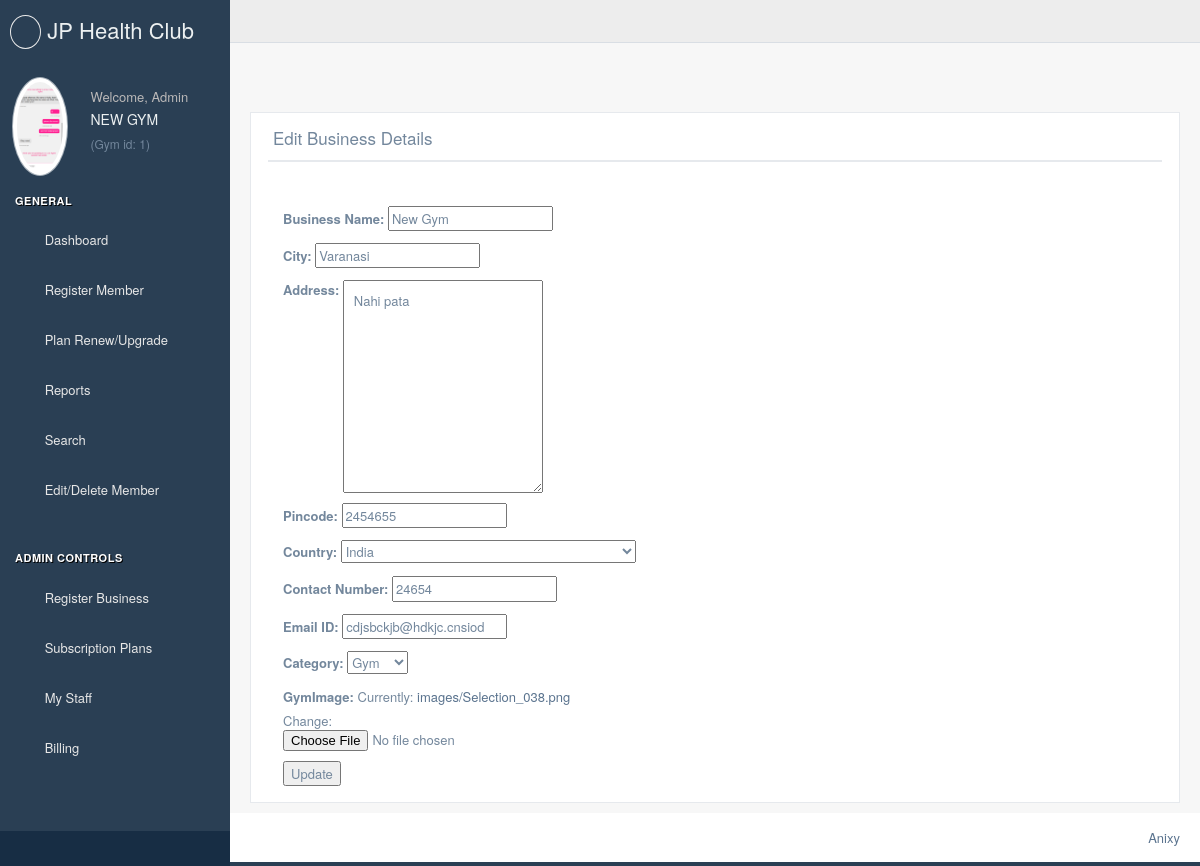
The page /client/edit/ (signed in) on the database its author committed.
### appRegistration/models.py (models this page shows, shortened)
class gymDetails(models.Model):
    COUNTRIES = (
        ('AD', 'Andorra'),
        ('AE', 'United Arab Emirates'),
        ('AF', 'Afghanistan'),
        ('AG', 'Antigua & Barbuda'),
        ('AI', 'Anguilla'),
        ('AL', 'Albania'),
        ('AM', 'Armenia'),
        ('AN', 'Netherlands Antilles'),
        ('AO', 'Angola'),
        ('AQ', 'Antarctica'),
        ('AR', 'Argentina'),
        ('AS', 'American Samoa'),
        ('AT', 'Austria'),
        ('AU', 'Australia'),
        ('AW', 'Aruba'),
        ('AZ', 'Azerbaijan'),
        ('BA', 'Bosnia and Herzegovina'),
        ('BB', 'Barbados'),
        ('BD', 'Bangladesh'),
        ('BE', 'Belgium'),
        ('BF', 'Burkina Faso'),
        ('BG', 'Bulgaria'),
        ('BH', 'Bahrain'),
        ('BI', 'Burundi'),
        ('BJ', 'Benin'),
        ('BM', 'Bermuda'),
        ('BN', 'Brunei Darussalam'),
        ('BO', 'Bolivia'),
        ('BR', 'Brazil'),
        ('BS', 'Bahama'),
        ('BT', 'Bhutan'),
        ('BV', 'Bouvet Island'),
        ('BW', 'Botswana'),
        ('BY', 'Belarus'),
        ('BZ', 'Belize'),
        ('CA', 'Canada'),
        ('CC', 'Cocos (Keeling) Islands'),
        ('CF', 'Central African Republic'),
        ('CG', 'Congo'),
        ('CH', 'Switzerland'),
        ('CI', 'Ivory Coast'),
        ('CK', 'Cook Iislands'),
        ('CL', 'Chile'),
        ('CM', 'Cameroon'),
        ('CN', 'China'),
        ('CO', 'Colombia'),
        ('CR', 'Costa Rica'),
        ('CU', 'Cuba'),
        ('CV', 'Cape Verde'),
        ('CX', 'Christmas Island'),
        ('CY', 'Cyprus'),
        ('CZ', 'Czech Republic'),
        ('DE', 'Germany'),
        ('DJ', 'Djibouti'),
        ('DK', 'Denmark'),
        ('DM', 'Dominica'),
        ('DO', 'Dominican Republic'),
        ('DZ', 'Algeria'),
        ('EC', 'Ecuador'),
        ('EE', 'Estonia'),
        ('EG', 'Egypt'),
        ('EH', 'Western Sahara'),
        ('ER', 'Eritrea'),
        ('ES', 'Spain'),
        ('ET', 'Ethiopia'),
        ('FI', 'Finland'),
        ('FJ', 'Fiji'),
        ('FK', 'Falkland Islands (Malvinas)'),
        ('FM', 'Micronesia'),
        ('FO', 'Faroe Islands'),
        ('FR', 'France'),
        ('FX', 'France, Metropolitan'),
        ('GA', 'Gabon'),
        ('GB', 'United Kingdom (Great Britain)'),
        ('GD', 'Grenada'),
        ('GE', 'Georgia'),
        ('GF', 'French Guiana'),
        ('GH', 'Ghana'),
        ('GI', 'Gibraltar'),
        ('GL', 'Greenland'),
        ('GM', 'Gambia'),
        ('GN', 'Guinea'),
        ('GP', 'Guadeloupe'),
        ('GQ', 'Equatorial Guinea'),
        ('GR', 'Greece'),
        ('GS', 'South Georgia and the South Sandwich Islands'),
        ('GT', 'Guatemala'),
        ('GU', 'Guam'),
        ('GW', 'Guinea-Bissau'),
        ('GY', 'Guyana'),
        ('HK', 'Hong Kong'),
        ('HM', 'Heard & McDonald Islands'),
        ('HN', 'Honduras'),
        ('HR', 'Croatia'),
        ('HT', 'Haiti'),
        ('HU', 'Hungary'),
        ('ID', 'Indonesia'),
        ('IE', 'Ireland'),
        ('IL', 'Israel'),
        ('IN', 'India'),
        ('IO', 'British Indian Ocean Territory'),
        ('IQ', 'Iraq'),
        ('IR', 'Islamic Republic of Iran'),
        ('IS', 'Iceland'),
        ('IT', 'Italy'),
        ('JM', 'Jamaica'),
        ('JO', 'Jordan'),
        ('JP', 'Japan'),
        ('KE', 'Kenya'),
        ('KG', 'Kyrgyzstan'),
        ('KH', 'Cambodia'),
        ('KI', 'Kiribati'),
        ('KM', 'Comoros'),
        ('KN', 'St. Kitts and Nevis'),
        ('KP', 'Korea, Democratic People\'s Republic of'),
        ('KR', 'Korea, Republic of'),
        ('KW', 'Kuwait'),
        ('KY', 'Cayman Islands'),
        ('KZ', 'Kazakhstan'),
        ('LA', 'Lao People\'s Democratic Republic'),
        ('LB', 'Lebanon'),
        ('LC', 'Saint Lucia'),
        ('LI', 'Liechtenstein'),
        ('LK', 'Sri Lanka'),
        ('LR', 'Liberia'),
        ('LS', 'Lesotho'),
        ('LT', 'Lithuania'),
        ('LU', 'Luxembourg'),
        ('LV', 'Latvia'),
        ('LY', 'Libyan Arab Jamahiriya'),
        ('MA', 'Morocco'),
        ('MC', 'Monaco'),
        ('MD', 'Moldova, Republic of'),
        ('MG', 'Madagascar'),
        ('MH', 'Marshall Islands'),
        ('ML', 'Mali'),
        ('MN', 'Mongolia'),
        ('MM', 'Myanmar'),
        ('MO', 'Macau'),
        ('MP', 'Northern Mariana Islands'),
        ('MQ', 'Martinique'),
        ('MR', 'Mauritania'),
        ('MS', 'Monserrat'),
        ('MT', 'Malta'),
        ('MU', 'Mauritius'),
        ('MV', 'Maldives'),
        ('MW', 'Malawi'),
        ('MX', 'Mexico'),
        ('MY', 'Malaysia'),
        ('MZ', 'Mozambique'),
        ('NA', 'Namibia'),
        ('NC', 'New Caledonia'),
        ('NE', 'Niger'),
        ('NF', 'Norfolk Island'),
        ('NG', 'Nigeria'),
        ('NI', 'Nicaragua'),
        ('NL', 'Netherlands'),
        ('NO', 'Norway'),
        ('NP', 'Nepal'),
        ('NR', 'Nauru'),
        ('NU', 'Niue'),
        ('NZ', 'New Zealand'),
        ('OM', 'Oman'),
        ('PA', 'Panama'),
        ('PE', 'Peru'),
        ('PF', 'French Polynesia'),
        ('PG', 'Papua New Guinea'),
        ('PH', 'Philippines'),
        ('PK', 'Pakistan'),
        ('PL', 'Poland'),
        ('PM', 'St. Pierre & Miquelon'),
        ('PN', 'Pitcairn'),
        ('PR', 'Puerto Rico'),
        ('PT', 'Portugal'),
        ('PW', 'Palau'),
        ('PY', 'Paraguay'),
        ('QA', 'Qatar'),
        ('RE', 'Reunion'),
        ('RO', 'Romania'),
        ('RU', 'Russian Federation'),
        ('RW', 'Rwanda'),
        ('SA', 'Saudi Arabia'),
        ('SB', 'Solomon Islands'),
        ('SC', 'Seychelles'),
        ('SD', 'Sudan'),
        ('SE', 'Sweden'),
        ('SG', 'Singapore'),
        ('SH', 'St. Helena'),
        ('SI', 'Slovenia'),
        ('SJ', 'Svalbard & Jan Mayen Islands'),
        ('SK', 'Slovakia'),
        ('SL', 'Sierra Leone'),
        ('SM', 'San Marino'),
        ('SN', 'Senegal'),
        ('SO', 'Somalia'),
        ('SR', 'Suriname'),
        ('ST', 'Sao Tome & Principe'),
        ('SV', 'El Salvador'),
        ('SY', 'Syrian Arab Republic'),
        ('SZ', 'Swaziland'),
        ('TC', 'Turks & Caicos Islands'),
        ('TD', 'Chad'),
        ('TF', 'French Southern Territories'),
        ('TG', 'Togo'),
        ('TH', 'Thailand'),
        ('TJ', 'Tajikistan'),
        ('TK', 'Tokelau'),
        ('TM', 'Turkmenistan'),
        ('TN', 'Tunisia'),
        ('TO', 'Tonga'),
        ('TP', 'East Timor'),
        ('TR', 'Turkey'),
        ('TT', 'Trinidad & Tobago'),
        ('TV', 'Tuvalu'),
        ('TW', 'Taiwan, Province of China'),
        ('TZ', 'Tanzania, United Republic of'),
        ('UA', 'Ukraine'),
        ('UG', 'Uganda'),
        ('UM', 'United States Minor Outlying Islands'),
        ('US', 'United States of America'),
        ('UY', 'Uruguay'),
        ('UZ', 'Uzbekistan'),
        ('VA', 'Vatican City State (Holy See)'),
        ('VC', 'St. Vincent & the Grenadines'),
        ('VE', 'Venezuela'),
        ('VG', 'British Virgin Islands'),
        ('VI', 'United States Virgin Islands'),
        ('VN', 'Viet Nam'),
        ('VU', 'Vanuatu'),
        ('WF', 'Wallis & Futuna Islands'),
        ('WS', 'Samoa'),
        ('YE', 'Yemen'),
        ('YT', 'Mayotte'),
        ('YU', 'Yugoslavia'),
        ('ZA', 'South Africa'),
        ('ZM', 'Zambia'),
        ('ZR', 'Zaire'),
        ('ZW', 'Zimbabwe'),
        ('ZZ', 'Others'),
    )
    gymName = models.CharField('Business Name', max_length=100,)
    gymCity = models.CharField('City', max_length=100,)
    gymAddress = models.TextField('Address')
    gymPincode = models.IntegerField('Pincode',)
    gymCountry = models.CharField('Country', max_length=100, choices=COUNTRIES)
    gymRegistrationDate = models.DateTimeField('Registration Date')
    gymNumber = models.IntegerField(primary_key=True, null=False)
    BusinessType = (('gym', 'Gym'), ('yoga', 'Yoga'),)
    gymContactNumber = models.IntegerField('Contact Number')
    gymEmail = models.EmailField('Email ID', max_length=100)
    gymType = models.CharField('Category', max_length=100, choices=BusinessType)
    gymImage = models.ImageField(upload_to='images/', default='images/img.jpg')
    gymUser = models.ForeignKey(User, unique=True, on_delete=models.CASCADE)

### appRegistration/views.py (the view)
# urls.py: url(r'^client/edit/$', views.clientEdit, name='clientEdit'),
@login_required
def clientEdit(request):
    my_record = gymDetails.objects.get(gymUser_id=request.user.id)
    form = gymDetailsForm(instance=my_record)
    if request.POST:
        print('inside')
        form = gymDetailsForm(request.POST, request.FILES, instance=my_record)
        form.save()
        messages.success(request, 'Business details updated successfully.')
    common = commonDisplay(request)
    context = {'form': form}
    finalContext = {**common, **context}  # append the dictionaries
    return render(request, 'clientEdit.html', context=finalContext)

### appRegistration/forms.py
class gymDetailsForm(forms.ModelForm):
    class Meta:
        model = gymDetails
        fields = '__all__'
        exclude = ['gymRegistrationDate', 'gymNumber', 'gymUser']

### main/views.py (called while the page is built)
def commonDisplay(request):
    user = request.user.username
    userId = request.user.id
    print(userId)
    gymName = ''
    gymNumber = '#'
    gymImage = ['']
    gymType = ['']
    gymObj = gymDetails.objects.filter(gymUser_id=request.user.id).values()
    for i in gymObj:
        gymName = i['gymName']
        gymNumber = i['gymNumber']
        gymType = i['gymType']
        gymImage = i['gymImage']
        print(gymName, gymNumber)
    context = {'user': user, 'userId': userId, 'gymName': gymName, 'gymNumber': gymNumber, 'gymImage': gymImage}
    return context

### appRegistration/templates/clientEdit.html (shortened to what this page needs)
{% extends "base.html" %}
{% block content %}
    <div class="x_panel">
        <div class="x_title">
            <h2>Edit Business Details</h2>
            <div class="clearfix"></div>
        </div>
        <div class="x_content">
            <br/>
            <form action="/client/edit/" method="post" enctype="multipart/form-data">{% csrf_token %}
                <div class="form-group">
                    <div class="col-md-7">
                        {{ form.as_p }}
                        <input type="submit" value="Update">
                    </div>
                </div>
            </form>
        </div>
    </div>
{% endblock %}

### appRegistration/templates/base.html (shortened to what this page needs)
{% load staticfiles %}
<!DOCTYPE html>
<html lang="en">
<head>
    <link href="{% static '/vendors/bootstrap/dist/css/bootstrap.min.css' %}" rel="stylesheet">
    <link href="{% static '/vendors/font-awesome/css/font-awesome.min.css' %}" rel="stylesheet">
    <link href="{% static '/vendors/nprogress/nprogress.css' %}" rel="stylesheet">
    <link href="{% static '/vendors/iCheck/skins/flat/green.css' %}" rel="stylesheet">
    <link href="{% static '/vendors/bootstrap-progressbar/css/bootstrap-progressbar-3.3.4.min.css' %}" rel="stylesheet">
    <link href="{% static '/vendors/jqvmap/dist/jqvmap.min.css' %}" rel="stylesheet"/>
    <link href="{% static '/vendors/bootstrap-daterangepicker/daterangepicker.css' %}" rel="stylesheet">
    <link href="{% static '/build/css/custom.min.css' %}" rel="stylesheet">
</head>
<body class="nav-md">
<div class="container body">
    <div class="main_container">
        <div class="col-md-3 left_col">
            <div class="left_col scroll-view">
                <div class="navbar nav_title" style="border: 0;">
                    <a href="/" class="site_title"><i class="fa fa-shield"></i> <span>JP Health Club</span></a>
                </div>
                <div class="profile_pic">
                    <img src="{{ MEDIA_URL }}{{ gymImage }}" alt="Logo" class="img-circle profile_img">
                </div>
                <div class="profile clearfix">
                    <div class="profile_info">
                        <span>Welcome, {{ user|title }}</span>
                        <h2>{{ gymName|upper }}</h2>
                        <h6>(Gym id: {{ gymNumber }})</h6>
                    </div>
                </div>
                <br/>
                <div id="sidebar-menu" class="main_menu_side hidden-print main_menu">
                    <div class="menu_section">
                        <h3>General</h3>
                        <ul class="nav side-menu">
                            <li><a href="{% url 'dashboard' %}"><i class="fa fa-home"></i> Dashboard</a>
                            </li>
                            <li><a href="{% url 'memberRegistration' %}"><i class="fa fa-edit"></i> Register Member </a>
                            </li>
                            <li><a href="{% url 'clientActivatePlan' %}"><i class="fa fa-desktop"></i> Plan
                                Renew/Upgrade </a>
                            </li>
                            <li><a><i class="fa fa-table"></i> Reports <span class="fa fa-chevron-down"></span></a>
                            </li>
                            <li><a><i class="fa fa-search"></i> Search <span class="fa fa-chevron-down"></span></a>
                            </li>
                            <li><a href="{% url 'edituser' %}"><i class="fa fa-eraser"></i> Edit/Delete Member </a>
                        </ul>
                    </div>
                    <div class="menu_section">
                        <h3>Admin Controls</h3>
                        <ul class="nav side-menu">
                            <li><a href="{% url 'clientRegistration' %}"><i class="fa fa-line-chart"></i> Register
                                Business </a></li>
                            <li><a><i class="fa fa-briefcase"></i> Subscription Plans <span
                                    class="fa fa-chevron-down"></span></a>
                            </li>
                            <li><a><i class="fa fa-users"></i> My Staff <span class="fa fa-chevron-down"></span></a>
                            </li>
                            <li><a href="{% url 'billing' %}"><i class="fa fa-money"></i> Billing </a>
                            </li>
                        </ul>
                    </div>
                </div>
                <div class="sidebar-footer hidden-small">
                    <a data-toggle="tooltip" data-placement="top" title="Edit" href="{% url 'clientEdit' %}">
                        <span class="glyphicon glyphicon-cog" aria-hidden="true"></span>
                    </a>
                    <a data-toggle="tooltip" data-placement="top" title="FullScreen" href="javascript: void(0)"
                       onclick="popup('/')">
                        <span class="glyphicon glyphicon-fullscreen" aria-hidden="true"></span>
                    </a>
                    <a data-toggle="tooltip" data-placement="top" title="Lock" href="{% url 'payment' %}">
                        <span class="glyphicon glyphicon-eye-close" aria-hidden="true"></span>
                    </a>
                    <a data-toggle="tooltip" data-placement="top" title="Logout" href="/accounts/logout">
                        <span class="glyphicon glyphicon-off" aria-hidden="true"></span>
                    </a>
                </div>
            </div>
        </div>
        <div class="top_nav">
            <div class="nav_menu">
                <nav>
                    <div class="nav toggle">
                        <a id="menu_toggle"><i class="fa fa-bars"></i></a>
                    </div>
                </nav>
            </div>
        </div>
        <div class="right_col" role="main">
            <div class="row tile_count">
                <div class="col-md-2 col-sm-4 col-xs-6 tile_stats_count">
                </div>
            </div>
            <br/>
            <div class="row">
                <div class="col-md-12 col-sm-12 col-xs-12">
                    {% block content %}
                    {% endblock %}
                </div>
            </div>
        </div>
        <footer>
            <div class="pull-right">
                <a href="#">Anixy</a>
            </div>
            <div class="clearfix"></div>
        </footer>
    </div>
</div>
</body>
</html>

### rows shown on the page
gymDetails: gymImage (picture), gymName "NEW GYM", gymName "New Gym", gymCity "Varanasi", gymAddress "Nahi pata", gymPincode "2454655", gymCountry "India", gymContactNumber "24654", gymEmail "cdjsbckjb@hdkjc.cnsiod", gymType "Gym"

### other values the page prints
{{ user|title }} "Admin"
{{ gymNumber }} "1"
